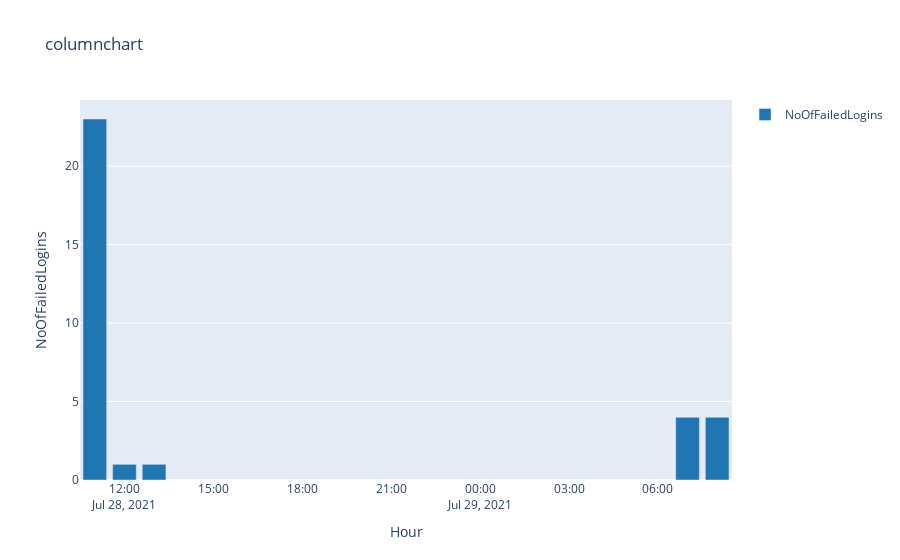

Notebook code for this chart:
### Markdown cell above
### Show Me

### Code cell
%kql sqlManagedInstances_logs_CL | where Message startswith "Logon       Login "| sort by es_process_timestamp_t desc | summarize NoOfFailedLogins=count() by Hour=bin(es_process_timestamp_t,1h) | render columnchart

### Figure 1 — Plotly figure (JSON) as saved in the notebook; plotly's stock layout.template omitted (floating-point values rounded to 4 significant figures)
{"data": [{"marker": {"color": "rgb(31, 118, 179)"}, "name": "NoOfFailedLogins", "orientation": "v", "type": "bar", "x": ["2021-07-28T11:00:00+00:00", "2021-07-28T12:00:00+00:00", "2021-07-28T13:00:00+00:00", "2021-07-29T07:00:00+00:00", "2021-07-29T08:00:00+00:00"], "y": [23, 1, 1, 4, 4]}], "layout": {"showlegend": true, "title": {"text": "columnchart"}, "xaxis": {"ticksuffix": "", "title": {"text": "Hour"}, "type": "date"}, "yaxis": {"title": {"text": "NoOfFailedLogins"}, "type": "linear"}}}
